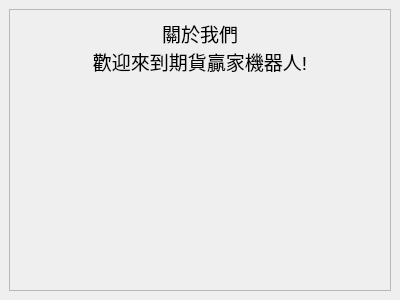
<?xml version="1.0" encoding="UTF-8"?>
<ui version="4.0">
 <class>MainWindow</class>
 <widget class="QMainWindow" name="MainWindow">
  <property name="geometry">
   <rect>
    <x>0</x>
    <y>0</y>
    <width>400</width>
    <height>300</height>
   </rect>
  </property>
  <property name="windowTitle">
   <string>MainWindow</string>
  </property>
  <widget class="QWidget" name="centralwidget">
   <layout class="QGridLayout" name="gridLayout">
    <item row="0" column="0">
     <widget class="QFrame" name="frame">
      <property name="frameShape">
       <enum>QFrame::StyledPanel</enum>
      </property>
      <property name="frameShadow">
       <enum>QFrame::Raised</enum>
      </property>
      <property name="lineWidth">
       <number>0</number>
      </property>
      <layout class="QGridLayout" name="gridLayout_2">
       <item row="0" column="0">
        <widget class="QLabel" name="label">
         <property name="font">
          <font>
           <pointsize>14</pointsize>
          </font>
         </property>
         <property name="text">
          <string>關於我們
歡迎來到期貨贏家機器人!
</string>
         </property>
         <property name="alignment">
          <set>Qt::AlignHCenter|Qt::AlignTop</set>
         </property>
        </widget>
       </item>
      </layout>
     </widget>
    </item>
   </layout>
  </widget>
 </widget>
 <resources/>
 <connections/>
</ui>
